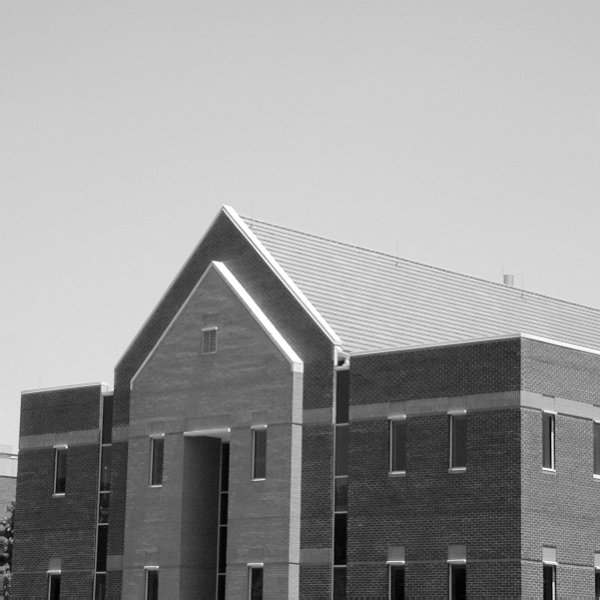
#> input picture Imagenes/Copia de Casa con bordes.jpg, 600 x 600 px, found by its file name
$ python pruebas.py
#> lines starting #> are read from the running program, lines starting #| are printed output that depends on the picture
import cv2
import numpy as np
import matplotlib.pyplot as plt

# 1. Cargar la imagen en escala de grises
# (Asegúrate de poner la ruta correcta a tu archivo)
imagen = cv2.imread(r'Imagenes\Copia de Casa con bordes.jpg', 0)
#> imagen is the input picture: shape (600, 600); min 0, max 255, mean 152.9
filas, columnas = imagen.shape
#> filas = 600; columnas = 600

# 2. Transformada de Fourier (Viaje al dominio de la frecuencia)
f = np.fft.fft2(imagen)
fshift = np.fft.fftshift(f) # Centramos las bajas frecuencias

# 3. Crear el Filtro (Máscara Pasa-Bajas)
# Haremos una matriz de ceros (negro) y pondremos un círculo de unos (blanco) en el centro
centro_fila, centro_columna = filas // 2, columnas // 2
#> centro_fila = 300; centro_columna = 300
radio_de_corte = 30 # Qué tanto queremos difuminar (menor radio = más borroso)

# Creamos la máscara llena de ceros
mascara = np.zeros((filas, columnas), np.uint8)

# Calculamos la distancia de cada píxel al centro para dibujar el círculo
Y, X = np.ogrid[:filas, :columnas]
#> Y = 600 values from 0 to 599
distancia_al_centro = np.sqrt((X - centro_columna)**2 + (Y - centro_fila)**2)

# Rellenamos el círculo central con 1s
mascara[distancia_al_centro <= radio_de_corte] = 1

# 4. Aplicar el Filtro
# Multiplicamos el espectro centrado por nuestra máscara
espectro_filtrado = fshift * mascara

# 5. Transformada Inversa (Regreso al dominio espacial)
# Primero "des-centramos" el espectro
f_ishift = np.fft.ifftshift(espectro_filtrado)

# Aplicamos la Transformada Inversa (IFFT)
imagen_inversa = np.fft.ifft2(f_ishift)

# El resultado son números complejos, así que tomamos el valor absoluto (magnitud)
imagen_filtrada = np.abs(imagen_inversa)
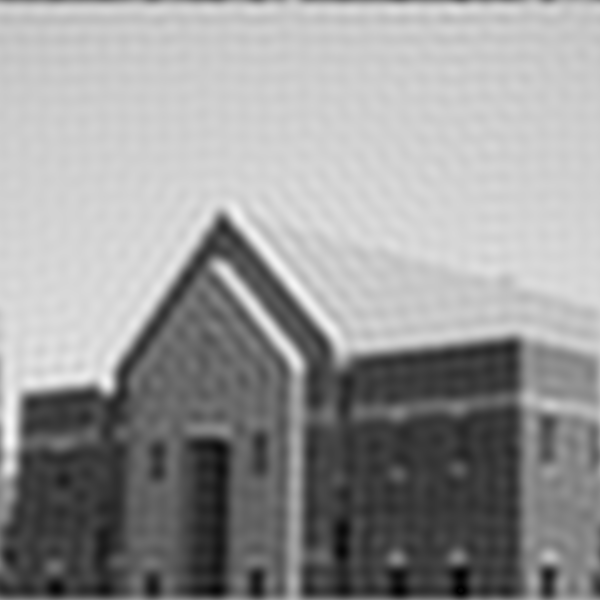
#> imagen_filtrada: shape (600, 600) float64; min 0.0426, max 248.6, mean 152.9

# --- Visualización de los Resultados ---
plt.figure(figsize=(15, 5))

plt.subplot(1, 3, 1)
plt.imshow(imagen, cmap='gray')
plt.title('Imagen Original')
plt.axis('off')

plt.subplot(1, 3, 2)
# Visualizamos la máscara para que veas qué forma tiene
plt.imshow(mascara, cmap='gray')
plt.title(f'Máscara Pasa-Bajas (Radio {radio_de_corte})')
plt.axis('off')

plt.subplot(1, 3, 3)
plt.imshow(imagen_filtrada, cmap='gray')
plt.title('Imagen Filtrada (Resultado)')
plt.axis('off')

plt.tight_layout()
plt.show()
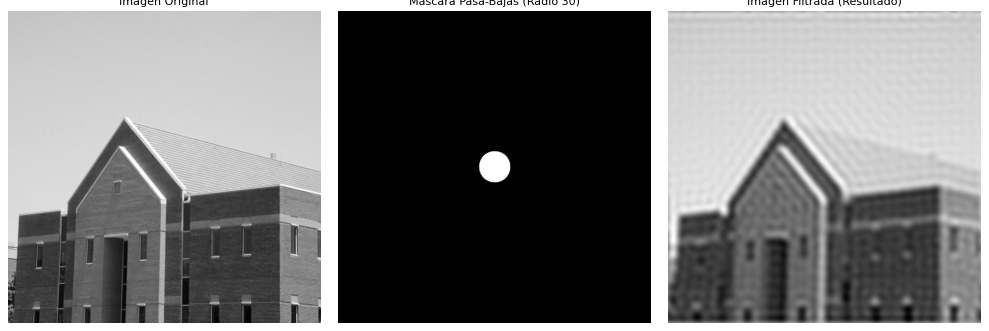
#> figure drawn by matplotlib, 3 panels

$ run again, with Imagenes/Popi_fachero.jpg copied over Imagenes/Copia de Casa con bordes.jpg
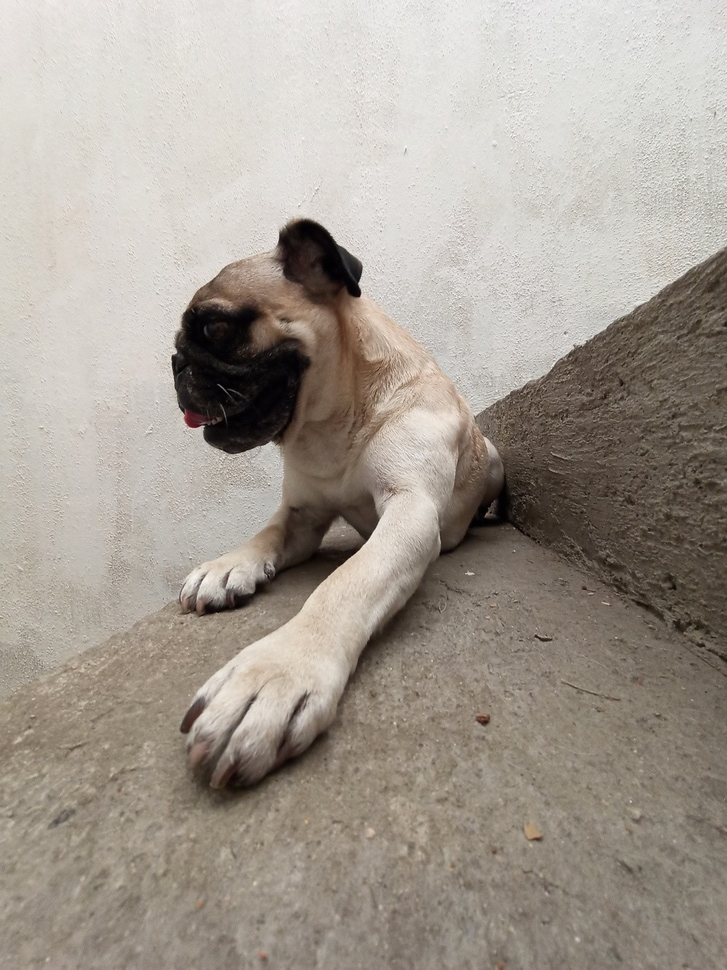
#> input picture Imagenes/Popi_fachero.jpg, 727 x 970 px, shrunk from 2448 x 3264 before the run, found by its file name
#> `imagen_filtrada = np.abs(imagen_inversa)`:
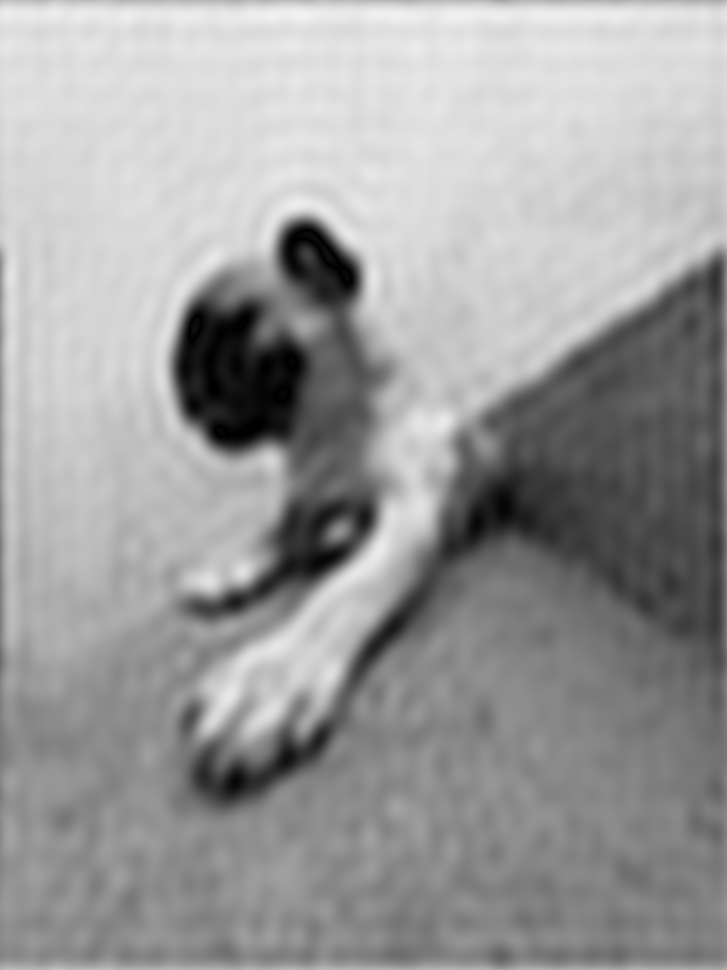
#> imagen_filtrada: shape (970, 727) float64; min 0.00157, max 242.2, mean 157.5
#> `plt.show()`:
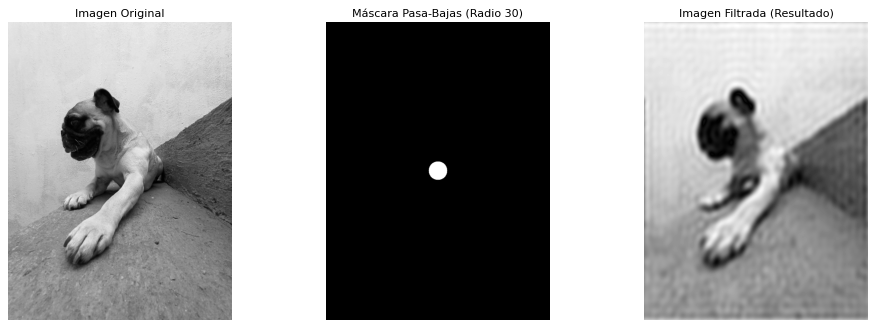
#> figure drawn by matplotlib, 3 panels
